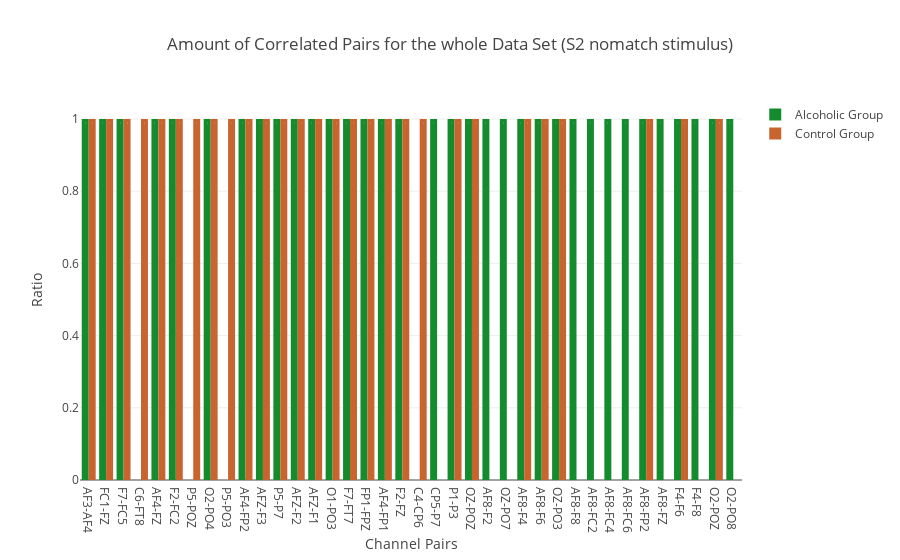

Source (notebook cell):
### Code cell
compare_corr_pairs(stimulus='S2 nomatch')

### Figure 1 — Plotly figure (JSON) as saved in the notebook; plotly's stock layout.template omitted (floating-point values rounded to 4 significant figures)
{"data": [{"marker": {"color": "rgb(20,140,45)"}, "name": "Alcoholic Group", "text": [1, 1, 1, 0, 1, 1, 0, 1, 0, 1, 1, 1, 1, 1, 1, 1, 1, 1, 1, 0, 1, 1, 1, 1, 1, 1, 1, 1, 1, 1, 1, 1, 1, 1, 1, 1, 1, 1], "type": "bar", "uid": "dc962278-b126-46a1-9554-626fcbed87cd", "x": ["AF3-AF4", "FC1-FZ", "F7-FC5", "C6-FT8", "AF4-FZ", "F2-FC2", "P5-POZ", "O2-PO4", "P5-PO3", "AF4-FP2", "AFZ-F3", "P5-P7", "AFZ-F2", "AFZ-F1", "O1-PO3", "F7-FT7", "FP1-FPZ", "AF4-FP1", "F2-FZ", "C4-CP6", "CP5-P7", "P1-P3", "OZ-POZ", "AF8-F2", "OZ-PO7", "AF8-F4", "AF8-F6", "OZ-PO3", "AF8-F8", "AF8-FC2", "AF8-FC4", "AF8-FC6", "AF8-FP2", "AF8-FZ", "F4-F6", "F4-F8", "O2-POZ", "O2-PO8"], "y": [1, 1, 1, 0, 1, 1, 0, 1, 0, 1, 1, 1, 1, 1, 1, 1, 1, 1, 1, 0, 1, 1, 1, 1, 1, 1, 1, 1, 1, 1, 1, 1, 1, 1, 1, 1, 1, 1]}, {"marker": {"color": "rgb(200,100,45)"}, "name": "Control Group", "text": [1, 1, 1, 1, 1, 1, 1, 1, 1, 1, 1, 1, 1, 1, 1, 1, 1, 1, 1, 1, 0, 1, 1, 0, 0, 1, 1, 1, 0, 0, 0, 0, 1, 0, 1, 0, 1, 0], "type": "bar", "uid": "5c1a4776-ffc3-4e4d-9ac5-2adb07557597", "x": ["AF3-AF4", "FC1-FZ", "F7-FC5", "C6-FT8", "AF4-FZ", "F2-FC2", "P5-POZ", "O2-PO4", "P5-PO3", "AF4-FP2", "AFZ-F3", "P5-P7", "AFZ-F2", "AFZ-F1", "O1-PO3", "F7-FT7", "FP1-FPZ", "AF4-FP1", "F2-FZ", "C4-CP6", "CP5-P7", "P1-P3", "OZ-POZ", "AF8-F2", "OZ-PO7", "AF8-F4", "AF8-F6", "OZ-PO3", "AF8-F8", "AF8-FC2", "AF8-FC4", "AF8-FC6", "AF8-FP2", "AF8-FZ", "F4-F6", "F4-F8", "O2-POZ", "O2-PO8"], "y": [1, 1, 1, 1, 1, 1, 1, 1, 1, 1, 1, 1, 1, 1, 1, 1, 1, 1, 1, 1, 0, 1, 1, 0, 0, 1, 1, 1, 0, 0, 0, 0, 1, 0, 1, 0, 1, 0]}], "layout": {"barmode": "group", "title": {"text": "Amount of Correlated Pairs for the whole Data Set (S2 nomatch stimulus)"}, "xaxis": {"title": {"text": "Channel Pairs"}}, "yaxis": {"title": {"text": "Ratio"}}}}
